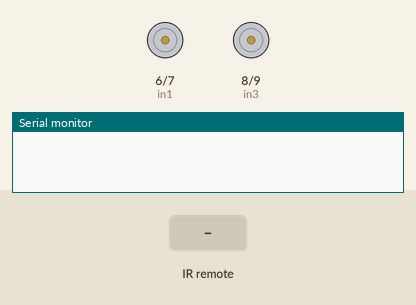
This sketch was run on a simulated Arduino Uno, built with avr-gcc and run on an emulated ATmega328P. Shown: motor-driver pin pairs drawn as motors (green arrow = first pin HIGH = forward, orange = second pin HIGH = backward, longer = more drive, scaled by the enable pin), the last lines printed to the serial monitor. The test bench sets the inputs (shaded band).

Above: at 1.2 s.
1.3 s: infrared code 0xFF906F received
At 2.2 s:
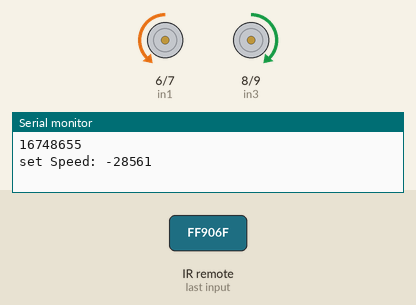
2.8 s: infrared code 0xFFE01F received
At 3.4 s:
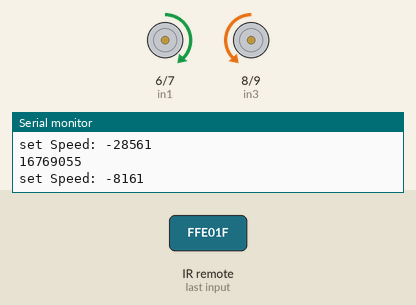
4.3 s: infrared code 0xFFC23D received
At 4.9 s:
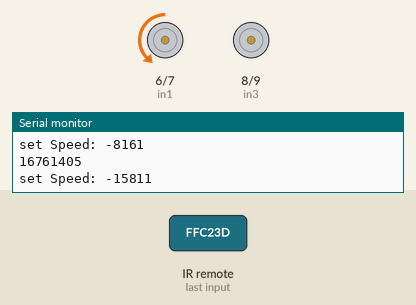
6.6 s: infrared code 0xFF22DD received
At 7.2 s:
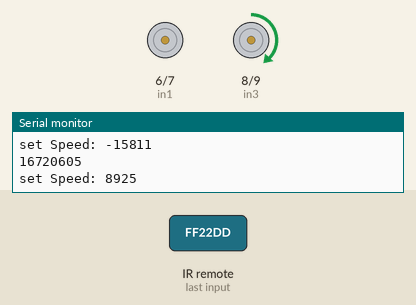
Timing chart, 0 to 9.6 s (numbered marks = the images above; inputs shaded):
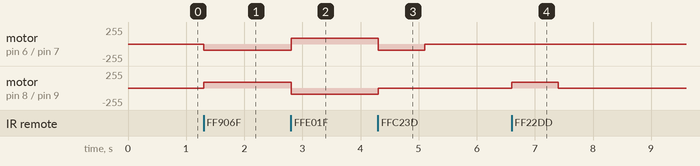

The sketch:

Wheel_Robot.ino
```cpp
//MOTOR ONE
#define enA 5
#define in1 6
#define in2 7

//MOTOR TWO
#define enB 10
#define in3 8
#define in4 9

//IR REMOTE
#include "IRremote.h"
#define receiver 11

IRrecv irrecv(receiver);
decode_results results;

void moveForward(){
  digitalWrite(in1,LOW);
  digitalWrite(in2, HIGH);
  //analogWrite(enA, 80);

  digitalWrite(in3, HIGH);
  digitalWrite(in4, LOW);
  //analogWrite(enB, 80);
}

void moveBackward(){
  digitalWrite(in1, HIGH);
  digitalWrite(in2, LOW);
  //analogWrite(enA, 80);

  digitalWrite(in3, LOW);
  digitalWrite(in4, HIGH);
  //analogWrite(enB, 80);
}

void moveBrake(){
  digitalWrite(in1,LOW);
  digitalWrite(in2,LOW);
  digitalWrite(in3,LOW);
  digitalWrite(in4,LOW);
}

void moveTurn(int i){
  if(i == 1){  //turn right
    digitalWrite(in1,LOW);
    digitalWrite(in2,HIGH);
    digitalWrite(in3,LOW);
    digitalWrite(in4,LOW);
    //analogWrite(enA, 90);
    delay(800);
    moveBrake();
  }
  if(i == 2){  //turn left
    digitalWrite(in1,LOW);
    digitalWrite(in2,LOW);
    digitalWrite(in3,HIGH);
    digitalWrite(in4,LOW);
    //analogWrite(enB, 90);
    delay(800);
    moveBrake();
  }
}
void setSpeed(int irRead){
    Serial.print("set Speed: ");
    Serial.println(irRead);
    if (irRead == 12495){
      analogWrite(enA, 60);
      analogWrite(enB, 60);
      Serial.println("60");
    }
    if (irRead == 6375){
      analogWrite(enA, 90);
      analogWrite(enB, 90);
      Serial.println("90");
    }
    if (irRead == 31365){
      analogWrite(enA, 110);
      analogWrite(enB, 110);
      Serial.println("110");
    }
}

//ADD A BEEPER JUST FOR FUN AS A HORN?
//MAKE LVLS TO THE SPEED USING THE NUMBERS ON REMOTE.

void setup() {
  irrecv.enableIRIn(); //STARTS RECEIVER
  Serial.begin(9600);

  pinMode(enA, OUTPUT);
  pinMode(in1, OUTPUT);
  pinMode(in2, OUTPUT);

  pinMode(enB, OUTPUT);
  pinMode(in3, OUTPUT);
  pinMode(in4, OUTPUT);

  analogWrite(enA, 90);
  analogWrite(enB, 90);
}

void loop() {
  if (irrecv.decode(&results)){

    /* print the hex code value on the serial monitor */
    Serial.println(results.value);
    delay(5);

    /* resume function according to hex code */
    irrecv.resume();
    setSpeed(results.value);
  }

  if(results.value == 16748655){
    moveForward();
  }
  if(results.value == 16769055){
    moveBackward();
  }
  if(results.value == 16753245 || results.value == 4294967295){
    moveBrake();
  }
  if(results.value == 16761405){
    moveTurn(1);
  }
  if(results.value == 16720605){
    moveTurn(2);
  }

  results.value = 0;
  /*
   up = 16748655
   down = 16769055
   Func/stop = 16769565
   Power = 16753245
   left = 16720605
   right = 16761405
  */
}
```

Measured:
- after the input at 1.3 s, motor on pin 6 (in1) / pin 7 (in2): stopped → backward 90/255 at once; motor on pin 8 (in3) / pin 9 (in4): stopped → forward 90/255 at once
- after the input at 2.8 s, motor on pin 6 (in1) / pin 7 (in2): backward 90/255 → forward 90/255 at once; motor on pin 8 (in3) / pin 9 (in4): forward 90/255 → backward 90/255 at once
- after the input at 4.3 s, motor on pin 6 (in1) / pin 7 (in2): forward 90/255 → backward 90/255 at once, → stopped 0.80 s later; motor on pin 8 (in3) / pin 9 (in4): backward 90/255 → stopped at once
- after the input at 6.6 s, motor on pin 8 (in3) / pin 9 (in4): stopped → forward 90/255 at once, → stopped 0.80 s later
